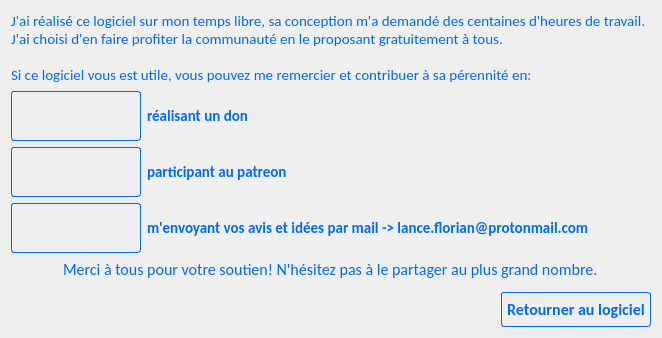
<?xml version="1.0" encoding="UTF-8"?>
<ui version="4.0">
 <class>SupportW</class>
 <widget class="QWidget" name="SupportW">
  <property name="geometry">
   <rect>
    <x>0</x>
    <y>0</y>
    <width>662</width>
    <height>338</height>
   </rect>
  </property>
  <property name="minimumSize">
   <size>
    <width>0</width>
    <height>0</height>
   </size>
  </property>
  <property name="maximumSize">
   <size>
    <width>16777215</width>
    <height>16777215</height>
   </size>
  </property>
  <property name="windowTitle">
   <string>Merci d'utiliser PhotosConsigne!</string>
  </property>
  <layout class="QVBoxLayout" name="verticalLayout">
   <item>
    <widget class="QLabel" name="laDonate">
     <property name="minimumSize">
      <size>
       <width>0</width>
       <height>0</height>
      </size>
     </property>
     <property name="styleSheet">
      <string notr="true">QWidget {
  
	color : rgb(0,106,255);
    font:  11pt Calibri;

 }
</string>
     </property>
     <property name="text">
      <string>J'ai réalisé ce logiciel sur mon temps libre, sa conception m'a demandé des centaines d'heures de travail.
J'ai choisi d'en faire profiter la communauté en le proposant gratuitement à tous.

Si ce logiciel vous est utile, vous pouvez me remercier et contribuer à sa pérennité en:</string>
     </property>
    </widget>
   </item>
   <item>
    <layout class="QHBoxLayout" name="hlPaypal">
     <item>
      <widget class="QPushButton" name="pbPaypal">
       <property name="minimumSize">
        <size>
         <width>130</width>
         <height>50</height>
        </size>
       </property>
       <property name="maximumSize">
        <size>
         <width>130</width>
         <height>50</height>
        </size>
       </property>
       <property name="styleSheet">
        <string notr="true">

QPushButton {
    font: bold 12pt Calibri;  
    border: 1px solid gray;
    border-radius: 3px;
     background-color: qlineargradient(x1: 0, y1: 0, x2: 0, y2: 1,
                                       stop: 0 #f6f7fa, stop: 1 #dadbde);
 }
 
QPushButton::enabled {
	color : rgb(0,106,255);
    border: 1px solid rgb(0,106,255);
 }

QPushButton:hover:!pressed{

     background-color: qlineargradient(x1: 0, y1: 0, x2: 0, y2: 1,
                                       stop: 0 #dadbde, stop: 1 #f6f7fa);
}

 QPushButton:pressed{
    background-color:  rgb(220,220,220);

}</string>
       </property>
       <property name="text">
        <string/>
       </property>
       <property name="icon">
        <iconset resource="../resources.qrc">
         <normaloff>:/images/paypal</normaloff>:/images/paypal</iconset>
       </property>
       <property name="iconSize">
        <size>
         <width>130</width>
         <height>50</height>
        </size>
       </property>
      </widget>
     </item>
     <item>
      <widget class="QLabel" name="laPaypal">
       <property name="styleSheet">
        <string notr="true">QWidget {
  
	color : rgb(0,106,255);
    font: bold 11pt Calibri;

 }
</string>
       </property>
       <property name="text">
        <string>réalisant un don</string>
       </property>
      </widget>
     </item>
    </layout>
   </item>
   <item>
    <layout class="QHBoxLayout" name="hlPatreon">
     <item>
      <widget class="QPushButton" name="pbPatreon">
       <property name="minimumSize">
        <size>
         <width>130</width>
         <height>50</height>
        </size>
       </property>
       <property name="maximumSize">
        <size>
         <width>130</width>
         <height>50</height>
        </size>
       </property>
       <property name="styleSheet">
        <string notr="true">

QPushButton {
    font: bold 12pt Calibri;  
    border: 1px solid gray;
    border-radius: 3px;
     background-color: qlineargradient(x1: 0, y1: 0, x2: 0, y2: 1,
                                       stop: 0 #f6f7fa, stop: 1 #dadbde);
 }
 
QPushButton::enabled {
	color : rgb(0,106,255);
    border: 1px solid rgb(0,106,255);
 }

QPushButton:hover:!pressed{

     background-color: qlineargradient(x1: 0, y1: 0, x2: 0, y2: 1,
                                       stop: 0 #dadbde, stop: 1 #f6f7fa);
}

 QPushButton:pressed{
    background-color:  rgb(220,220,220);

}</string>
       </property>
       <property name="text">
        <string/>
       </property>
       <property name="icon">
        <iconset resource="../resources.qrc">
         <normaloff>:/images/patreon</normaloff>:/images/patreon</iconset>
       </property>
       <property name="iconSize">
        <size>
         <width>130</width>
         <height>50</height>
        </size>
       </property>
      </widget>
     </item>
     <item alignment="Qt::AlignLeft">
      <widget class="QLabel" name="laPatreon">
       <property name="styleSheet">
        <string notr="true">QWidget {
  
	color : rgb(0,106,255);
    font: bold 11pt Calibri;

 }
</string>
       </property>
       <property name="text">
        <string>participant au patreon</string>
       </property>
      </widget>
     </item>
    </layout>
   </item>
   <item>
    <layout class="QHBoxLayout" name="hlMail">
     <item>
      <widget class="QPushButton" name="pbMail">
       <property name="minimumSize">
        <size>
         <width>130</width>
         <height>50</height>
        </size>
       </property>
       <property name="maximumSize">
        <size>
         <width>130</width>
         <height>50</height>
        </size>
       </property>
       <property name="styleSheet">
        <string notr="true">

QPushButton {
    font: bold 12pt Calibri;  
    border: 1px solid gray;
    border-radius: 3px;
     background-color: qlineargradient(x1: 0, y1: 0, x2: 0, y2: 1,
                                       stop: 0 #f6f7fa, stop: 1 #dadbde);
 }
 
QPushButton::enabled {
	color : rgb(0,106,255);
    border: 1px solid rgb(0,106,255);
 }

QPushButton:hover:!pressed{

     background-color: qlineargradient(x1: 0, y1: 0, x2: 0, y2: 1,
                                       stop: 0 #dadbde, stop: 1 #f6f7fa);
}

 QPushButton:pressed{
    background-color:  rgb(220,220,220);

}</string>
       </property>
       <property name="text">
        <string/>
       </property>
       <property name="icon">
        <iconset resource="../resources.qrc">
         <normaloff>:/images/mail</normaloff>:/images/mail</iconset>
       </property>
       <property name="iconSize">
        <size>
         <width>50</width>
         <height>50</height>
        </size>
       </property>
      </widget>
     </item>
     <item>
      <widget class="QLabel" name="label">
       <property name="styleSheet">
        <string notr="true">QWidget {
  
	color : rgb(0,106,255);
    font: bold 11pt Calibri;

 }
</string>
       </property>
       <property name="text">
        <string>m'envoyant vos avis et idées par mail -&gt; lance.florian@protonmail.com</string>
       </property>
       <property name="textInteractionFlags">
        <set>Qt::LinksAccessibleByMouse|Qt::TextSelectableByKeyboard|Qt::TextSelectableByMouse</set>
       </property>
      </widget>
     </item>
    </layout>
   </item>
   <item alignment="Qt::AlignHCenter">
    <widget class="QLabel" name="laThanks">
     <property name="styleSheet">
      <string notr="true">QWidget {
  
	color : rgb(0,106,255);
    font:  12pt Calibri;

 }
</string>
     </property>
     <property name="text">
      <string>Merci à tous pour votre soutien! N'hésitez pas à le partager au plus grand nombre.</string>
     </property>
    </widget>
   </item>
   <item>
    <spacer name="verticalSpacer">
     <property name="orientation">
      <enum>Qt::Vertical</enum>
     </property>
     <property name="sizeHint" stdset="0">
      <size>
       <width>20</width>
       <height>40</height>
      </size>
     </property>
    </spacer>
   </item>
   <item>
    <layout class="QHBoxLayout" name="horizontalLayout_3">
     <item>
      <spacer name="horizontalSpacer">
       <property name="orientation">
        <enum>Qt::Horizontal</enum>
       </property>
       <property name="sizeHint" stdset="0">
        <size>
         <width>40</width>
         <height>20</height>
        </size>
       </property>
      </spacer>
     </item>
     <item>
      <widget class="QPushButton" name="pbReturn">
       <property name="minimumSize">
        <size>
         <width>150</width>
         <height>35</height>
        </size>
       </property>
       <property name="maximumSize">
        <size>
         <width>16777215</width>
         <height>35</height>
        </size>
       </property>
       <property name="styleSheet">
        <string notr="true">

QPushButton {
    font: bold 12pt Calibri;  
    border: 1px solid gray;
    border-radius: 3px;
     background-color: qlineargradient(x1: 0, y1: 0, x2: 0, y2: 1,
                                       stop: 0 #f6f7fa, stop: 1 #dadbde);
 }
 
QPushButton::enabled {
	color : rgb(0,106,255);
    border: 1px solid rgb(0,106,255);
 }

QPushButton:hover:!pressed{

     background-color: qlineargradient(x1: 0, y1: 0, x2: 0, y2: 1,
                                       stop: 0 #dadbde, stop: 1 #f6f7fa);
}

 QPushButton:pressed{
    background-color:  rgb(220,220,220);

}</string>
       </property>
       <property name="text">
        <string>Retourner au logiciel</string>
       </property>
      </widget>
     </item>
    </layout>
   </item>
  </layout>
 </widget>
 <resources>
  <include location="../resources.qrc"/>
 </resources>
 <connections/>
</ui>
